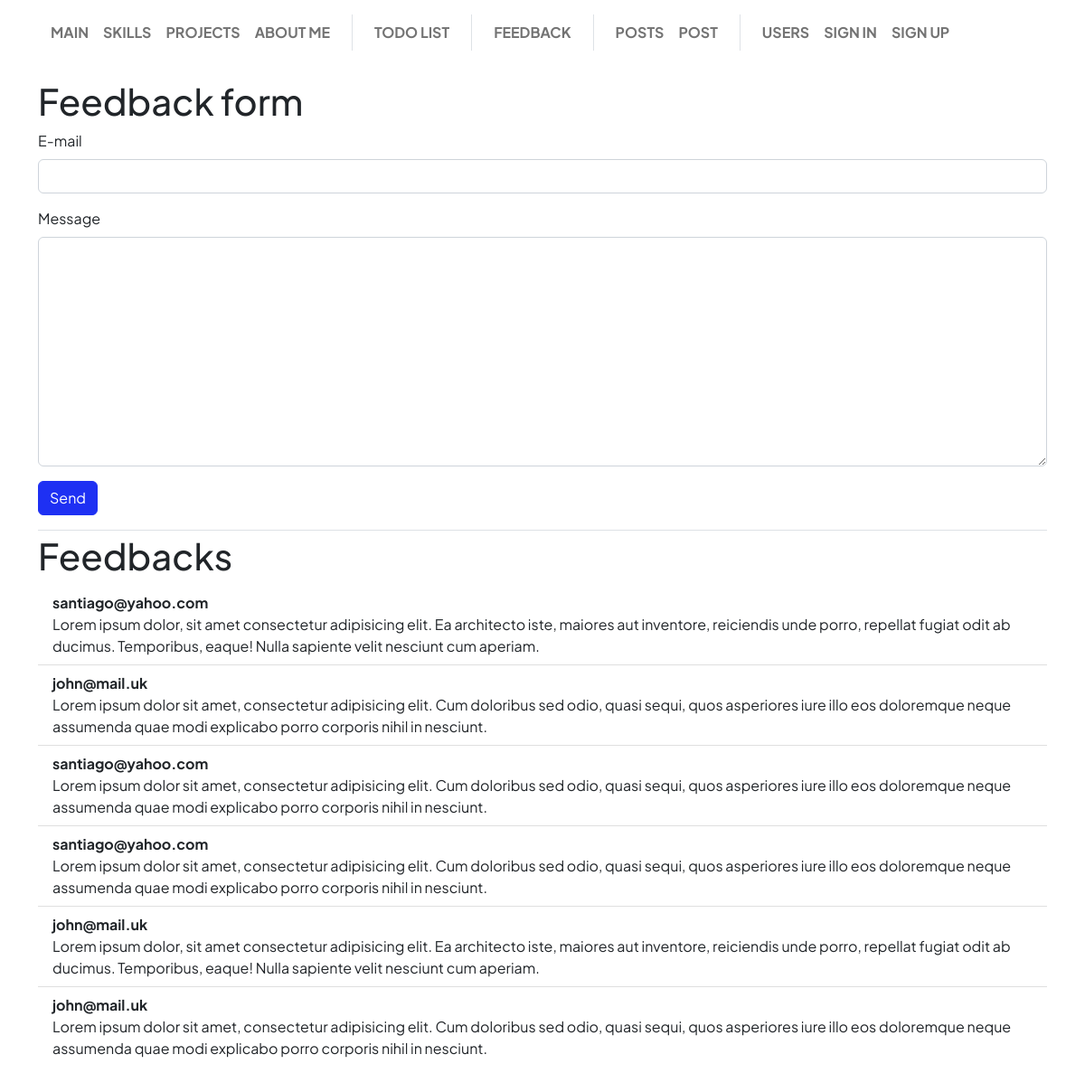
The page /feedback/ on the database its author committed.
### app/feedback/models.py (models this page shows)
class FeedBack(db.Model):
    __tablename__ = "feedback"
    id = Column(Integer, primary_key=True)
    email = Column(String(256), nullable=False)
    message = Column(String(768), nullable=True)

### app/feedback/views.py (the view, shortened to what this page needs)
@feedback_blueprint.route('/', methods=["GET", "POST"])
def index():
    form = FeedBackForm()
    feedbacks_list = FeedBack.query.all()
    return render_template("feedback/index.html", form=form, feedbacks_list=feedbacks_list)

### app/feedback/forms.py
class FeedBackForm(FlaskForm):
    email = EmailField("E-mail",
                       validators=[
                           Length(max=256),
                           Email(message="Incorrect e-mail"),
                           DataRequired(message="E-mail is required"),
                       ])
    message = TextAreaField("Message",
                            validators=[
                                Length(max=768),
                                DataRequired(message="Feedback message is required"),
                            ])
    submit = SubmitField("Send")

### app/base/menu.py (called while the page is built)
@base_blueprint.app_context_processor
def inject_menu():
    return dict(menu=__menu__.__iter__(), menu_separator=__separator__)

    @property
    def url(self):
        return url_for(self.endpoint)

    @property
    def visible(self):
        return not self.visibility_lambda or self.visibility_lambda()

### app/feedback/templates/feedback/index.html (shortened to what this page needs)
{% extends "base/base.html" %}
{% from "base/macros.html" import render_field, render_text_input_horizontal %}
{% block page_body %}
<h1>Feedback form</h1>
<form method="POST" novalidate>
    {{ render_field(form.email) }}
    {{ render_field(form.message) }}
    {{ render_field(form.submit) }}
</form>
{% if feedbacks_list.__len__() > 0 %}
<h1 class="pt-1 mt-3 border-top">Feedbacks</h1>
<ul class="list-group list-group-flush mb-5">
    {% for feedback in feedbacks_list %}
    <li class="list-group-item">
        <span class="fw-bolder"> {{ feedback["email"] }} </span>
        <br/>
        <span> {{ feedback["message"] }} </span>
    </li>
    {% endfor%}
</ul>
{% endif %}
{% endblock %}

### rows shown on the page
FeedBack: email "santiago@yahoo.com", message "Lorem ipsum dolor, sit amet consectetur adipisicing elit. Ea architecto iste, maiores aut inventore, reiciendis unde porro, repellat fugiat odit ab ducimus. Temporibus, eaque! Nulla sapiente velit nesciunt cum aperiam."
FeedBack: email "john@mail.uk", message "Lorem ipsum dolor sit amet, consectetur adipisicing elit. Cum doloribus sed odio, quasi sequi, quos asperiores iure illo eos doloremque neque assumenda quae modi explicabo porro corporis nihil in nesciunt."
FeedBack: email "santiago@yahoo.com", message "Lorem ipsum dolor sit amet, consectetur adipisicing elit. Cum doloribus sed odio, quasi sequi, quos asperiores iure illo eos doloremque neque assumenda quae modi explicabo porro corporis nihil in nesciunt."
FeedBack: email "santiago@yahoo.com", message "Lorem ipsum dolor sit amet, consectetur adipisicing elit. Cum doloribus sed odio, quasi sequi, quos asperiores iure illo eos doloremque neque assumenda quae modi explicabo porro corporis nihil in nesciunt."
FeedBack: email "john@mail.uk", message "Lorem ipsum dolor, sit amet consectetur adipisicing elit. Ea architecto iste, maiores aut inventore, reiciendis unde porro, repellat fugiat odit ab ducimus. Temporibus, eaque! Nulla sapiente velit nesciunt cum aperiam."
FeedBack: email "john@mail.uk", message "Lorem ipsum dolor sit amet, consectetur adipisicing elit. Cum doloribus sed odio, quasi sequi, quos asperiores iure illo eos doloremque neque assumenda quae modi explicabo porro corporis nihil in nesciunt."

### other values the page prints
{{ item.name | upper }} "MAIN" "SKILLS" "PROJECTS" "ABOUT ME" "TODO LIST" "FEEDBACK" "POSTS" "POST" "USERS" "SIGN IN" "SIGN UP"
{{ field.label.text }} "E-mail"
{{ field.label.text }} "Message"
